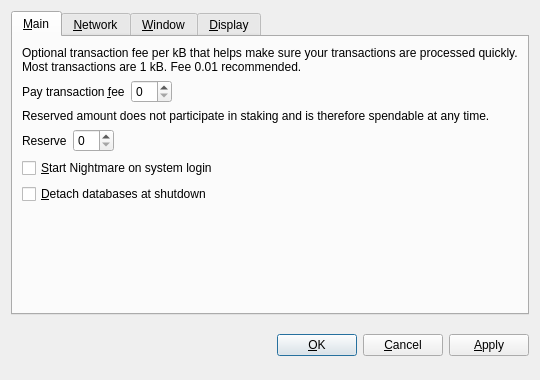
<?xml version="1.0" encoding="UTF-8"?>
<ui version="4.0">
 <class>OptionsDialog</class>
 <widget class="QDialog" name="OptionsDialog">
  <property name="geometry">
   <rect>
    <x>0</x>
    <y>0</y>
    <width>540</width>
    <height>380</height>
   </rect>
  </property>
  <property name="windowTitle">
   <string>Options</string>
  </property>
  <property name="modal">
   <bool>true</bool>
  </property>
  <layout class="QVBoxLayout" name="verticalLayout">
   <item>
    <widget class="QTabWidget" name="tabWidget">
     <property name="tabPosition">
      <enum>QTabWidget::North</enum>
     </property>
     <property name="currentIndex">
      <number>0</number>
     </property>
     <widget class="QWidget" name="tabMain">
      <attribute name="title">
       <string>&amp;Main</string>
      </attribute>
      <layout class="QVBoxLayout" name="verticalLayout_Main">
       <item>
        <widget class="QLabel" name="transactionFeeInfoLabel">
         <property name="text">
          <string>Optional transaction fee per kB that helps make sure your transactions are processed quickly. Most transactions are 1 kB. Fee 0.01 recommended.</string>
         </property>
         <property name="textFormat">
          <enum>Qt::PlainText</enum>
         </property>
         <property name="wordWrap">
          <bool>true</bool>
         </property>
        </widget>
       </item>
       <item>
        <layout class="QHBoxLayout" name="horizontalLayoutFee">
         <item>
          <widget class="QLabel" name="transactionFeeLabel">
           <property name="text">
            <string>Pay transaction &amp;fee</string>
           </property>
           <property name="textFormat">
            <enum>Qt::PlainText</enum>
           </property>
           <property name="buddy">
            <cstring>transactionFee</cstring>
           </property>
          </widget>
         </item>
         <item>
          <widget class="BitcoinAmountField" name="transactionFee"/>
         </item>
         <item>
          <spacer name="horizontalSpacerFee">
           <property name="orientation">
            <enum>Qt::Horizontal</enum>
           </property>
           <property name="sizeHint" stdset="0">
            <size>
             <width>40</width>
             <height>20</height>
            </size>
           </property>
          </spacer>
         </item>
        </layout>
       </item>
       <item>
        <widget class="QLabel" name="reserveBalanceInfoLabel">
         <property name="text">
          <string>Reserved amount does not participate in staking and is therefore spendable at any time.</string>
         </property>
         <property name="textFormat">
          <enum>Qt::PlainText</enum>
         </property>
         <property name="wordWrap">
          <bool>true</bool>
         </property>
        </widget>
       </item>
       <item>
        <layout class="QHBoxLayout" name="horizontalLayoutReserveBalance">
         <item>
          <widget class="QLabel" name="reserveBalanceLabel">
           <property name="text">
            <string>Reserve</string>
           </property>
           <property name="textFormat">
            <enum>Qt::PlainText</enum>
           </property>
           <property name="buddy">
            <cstring>reserveBalance</cstring>
           </property>
          </widget>
         </item>
         <item>
          <widget class="BitcoinAmountField" name="reserveBalance"/>
         </item>
         <item>
          <spacer name="horizontalSpacerReserveBalance">
           <property name="orientation">
            <enum>Qt::Horizontal</enum>
           </property>
           <property name="sizeHint" stdset="0">
            <size>
             <width>40</width>
             <height>20</height>
            </size>
           </property>
          </spacer>
         </item>
        </layout>
       </item>
       <item>
        <widget class="QCheckBox" name="bitcoinAtStartup">
         <property name="toolTip">
          <string>Automatically start Nightmare after logging in to the system.</string>
         </property>
         <property name="text">
          <string>&amp;Start Nightmare on system login</string>
         </property>
        </widget>
       </item>
       <item>
        <widget class="QCheckBox" name="detachDatabases">
         <property name="toolTip">
          <string>Detach block and address databases at shutdown. This means they can be moved to another data directory, but it slows down shutdown. The wallet is always detached.</string>
         </property>
         <property name="text">
          <string>&amp;Detach databases at shutdown</string>
         </property>
        </widget>
       </item>
       <item>
        <spacer name="verticalSpacer_Main">
         <property name="orientation">
          <enum>Qt::Vertical</enum>
         </property>
         <property name="sizeHint" stdset="0">
          <size>
           <width>20</width>
           <height>40</height>
          </size>
         </property>
        </spacer>
       </item>
      </layout>
     </widget>
     <widget class="QWidget" name="tabNetwork">
      <attribute name="title">
       <string>&amp;Network</string>
      </attribute>
      <layout class="QVBoxLayout" name="verticalLayout_Network">
       <item>
        <widget class="QCheckBox" name="mapPortUpnp">
         <property name="toolTip">
          <string>Automatically open the Nightmare client port on the router. This only works when your router supports UPnP and it is enabled.</string>
         </property>
         <property name="text">
          <string>Map port using &amp;UPnP</string>
         </property>
        </widget>
       </item>
       <item>
        <widget class="QCheckBox" name="connectSocks">
         <property name="toolTip">
          <string>Connect to the Nightmare network through a SOCKS proxy (e.g. when connecting through Tor).</string>
         </property>
         <property name="text">
          <string>&amp;Connect through SOCKS proxy:</string>
         </property>
        </widget>
       </item>
       <item>
        <layout class="QHBoxLayout" name="horizontalLayout_Network">
         <item>
          <widget class="QLabel" name="proxyIpLabel">
           <property name="text">
            <string>Proxy &amp;IP:</string>
           </property>
           <property name="textFormat">
            <enum>Qt::PlainText</enum>
           </property>
           <property name="buddy">
            <cstring>proxyIp</cstring>
           </property>
          </widget>
         </item>
         <item>
          <widget class="QValidatedLineEdit" name="proxyIp">
           <property name="maximumSize">
            <size>
             <width>140</width>
             <height>16777215</height>
            </size>
           </property>
           <property name="toolTip">
            <string>IP address of the proxy (e.g. 127.0.0.1)</string>
           </property>
          </widget>
         </item>
         <item>
          <widget class="QLabel" name="proxyPortLabel">
           <property name="text">
            <string>&amp;Port:</string>
           </property>
           <property name="textFormat">
            <enum>Qt::PlainText</enum>
           </property>
           <property name="buddy">
            <cstring>proxyPort</cstring>
           </property>
          </widget>
         </item>
         <item>
          <widget class="QLineEdit" name="proxyPort">
           <property name="maximumSize">
            <size>
             <width>55</width>
             <height>16777215</height>
            </size>
           </property>
           <property name="toolTip">
            <string>Port of the proxy (e.g. 9050)</string>
           </property>
          </widget>
         </item>
         <item>
          <widget class="QLabel" name="socksVersionLabel">
           <property name="text">
            <string>SOCKS &amp;Version:</string>
           </property>
           <property name="textFormat">
            <enum>Qt::PlainText</enum>
           </property>
           <property name="buddy">
            <cstring>socksVersion</cstring>
           </property>
          </widget>
         </item>
         <item>
          <widget class="QValueComboBox" name="socksVersion">
           <property name="toolTip">
            <string>SOCKS version of the proxy (e.g. 5)</string>
           </property>
          </widget>
         </item>
         <item>
          <spacer name="horizontalSpacer_Network">
           <property name="orientation">
            <enum>Qt::Horizontal</enum>
           </property>
           <property name="sizeHint" stdset="0">
            <size>
             <width>40</width>
             <height>20</height>
            </size>
           </property>
          </spacer>
         </item>
        </layout>
       </item>
       <item>
        <spacer name="verticalSpacer_Network">
         <property name="orientation">
          <enum>Qt::Vertical</enum>
         </property>
         <property name="sizeHint" stdset="0">
          <size>
           <width>20</width>
           <height>40</height>
          </size>
         </property>
        </spacer>
       </item>
      </layout>
     </widget>
     <widget class="QWidget" name="tabWindow">
      <attribute name="title">
       <string>&amp;Window</string>
      </attribute>
      <layout class="QVBoxLayout" name="verticalLayout_Window">
       <item>
        <widget class="QCheckBox" name="minimizeToTray">
         <property name="toolTip">
          <string>Show only a tray icon after minimizing the window.</string>
         </property>
         <property name="text">
          <string>&amp;Minimize to the tray instead of the taskbar</string>
         </property>
        </widget>
       </item>
       <item>
        <widget class="QCheckBox" name="minimizeOnClose">
         <property name="toolTip">
          <string>Minimize instead of exit the application when the window is closed. When this option is enabled, the application will be closed only after selecting Quit in the menu.</string>
         </property>
         <property name="text">
          <string>M&amp;inimize on close</string>
         </property>
        </widget>
       </item>
       <item>
        <spacer name="verticalSpacer_Window">
         <property name="orientation">
          <enum>Qt::Vertical</enum>
         </property>
         <property name="sizeHint" stdset="0">
          <size>
           <width>20</width>
           <height>40</height>
          </size>
         </property>
        </spacer>
       </item>
      </layout>
     </widget>
     <widget class="QWidget" name="tabDisplay">
      <attribute name="title">
       <string>&amp;Display</string>
      </attribute>
      <layout class="QVBoxLayout" name="verticalLayout_Display">
       <item>
        <layout class="QHBoxLayout" name="horizontalLayout_1_Display">
         <item>
          <widget class="QLabel" name="langLabel">
           <property name="text">
            <string>User Interface &amp;language:</string>
           </property>
           <property name="textFormat">
            <enum>Qt::PlainText</enum>
           </property>
           <property name="buddy">
            <cstring>lang</cstring>
           </property>
          </widget>
         </item>
         <item>
          <widget class="QValueComboBox" name="lang">
           <property name="toolTip">
            <string>The user interface language can be set here. This setting will take effect after restarting Nightmare.</string>
           </property>
          </widget>
         </item>
        </layout>
       </item>
       <item>
        <layout class="QHBoxLayout" name="horizontalLayout_2_Display">
         <item>
          <widget class="QLabel" name="unitLabel">
           <property name="text">
            <string>&amp;Unit to show amounts in:</string>
           </property>
           <property name="textFormat">
            <enum>Qt::PlainText</enum>
           </property>
           <property name="buddy">
            <cstring>unit</cstring>
           </property>
          </widget>
         </item>
         <item>
          <widget class="QValueComboBox" name="unit">
           <property name="toolTip">
            <string>Choose the default subdivision unit to show in the interface and when sending coins.</string>
           </property>
          </widget>
         </item>
        </layout>
       </item>
       <item>
        <widget class="QCheckBox" name="displayAddresses">
         <property name="toolTip">
          <string>Whether to show Nightmare addresses in the transaction list or not.</string>
         </property>
         <property name="text">
          <string>&amp;Display addresses in transaction list</string>
         </property>
        </widget>
       </item>
       <item>
        <widget class="QCheckBox" name="coinControlFeatures">
         <property name="toolTip">
          <string>Whether to show coin control features or not.</string>
         </property>
         <property name="text">
          <string>Display coin &amp;control features (experts only!)</string>
         </property>
        </widget>
       </item>
       <item>
        <spacer name="verticalSpacer_Display">
         <property name="orientation">
          <enum>Qt::Vertical</enum>
         </property>
         <property name="sizeHint" stdset="0">
          <size>
           <width>20</width>
           <height>40</height>
          </size>
         </property>
        </spacer>
       </item>
      </layout>
     </widget>
    </widget>
   </item>
   <item>
    <layout class="QHBoxLayout" name="horizontalLayout_Buttons">
     <item>
      <spacer name="horizontalSpacer_1">
       <property name="orientation">
        <enum>Qt::Horizontal</enum>
       </property>
       <property name="sizeHint" stdset="0">
        <size>
         <width>40</width>
         <height>48</height>
        </size>
       </property>
      </spacer>
     </item>
     <item>
      <widget class="QLabel" name="statusLabel">
       <property name="font">
        <font>
         <weight>75</weight>
         <bold>true</bold>
        </font>
       </property>
       <property name="text">
        <string/>
       </property>
       <property name="textFormat">
        <enum>Qt::PlainText</enum>
       </property>
       <property name="wordWrap">
        <bool>true</bool>
       </property>
      </widget>
     </item>
     <item>
      <spacer name="horizontalSpacer_2">
       <property name="orientation">
        <enum>Qt::Horizontal</enum>
       </property>
       <property name="sizeHint" stdset="0">
        <size>
         <width>40</width>
         <height>48</height>
        </size>
       </property>
      </spacer>
     </item>
     <item>
      <widget class="QPushButton" name="okButton">
       <property name="text">
        <string>&amp;OK</string>
       </property>
      </widget>
     </item>
     <item>
      <widget class="QPushButton" name="cancelButton">
       <property name="text">
        <string>&amp;Cancel</string>
       </property>
       <property name="autoDefault">
        <bool>false</bool>
       </property>
      </widget>
     </item>
     <item>
      <widget class="QPushButton" name="applyButton">
       <property name="text">
        <string>&amp;Apply</string>
       </property>
       <property name="autoDefault">
        <bool>false</bool>
       </property>
      </widget>
     </item>
    </layout>
   </item>
  </layout>
 </widget>
 <customwidgets>
  <customwidget>
   <class>BitcoinAmountField</class>
   <extends>QSpinBox</extends>
   <header>bitcoinamountfield.h</header>
  </customwidget>
  <customwidget>
   <class>QValueComboBox</class>
   <extends>QComboBox</extends>
   <header>qvaluecombobox.h</header>
  </customwidget>
  <customwidget>
   <class>QValidatedLineEdit</class>
   <extends>QLineEdit</extends>
   <header>qvalidatedlineedit.h</header>
  </customwidget>
 </customwidgets>
 <resources/>
 <connections/>
</ui>
